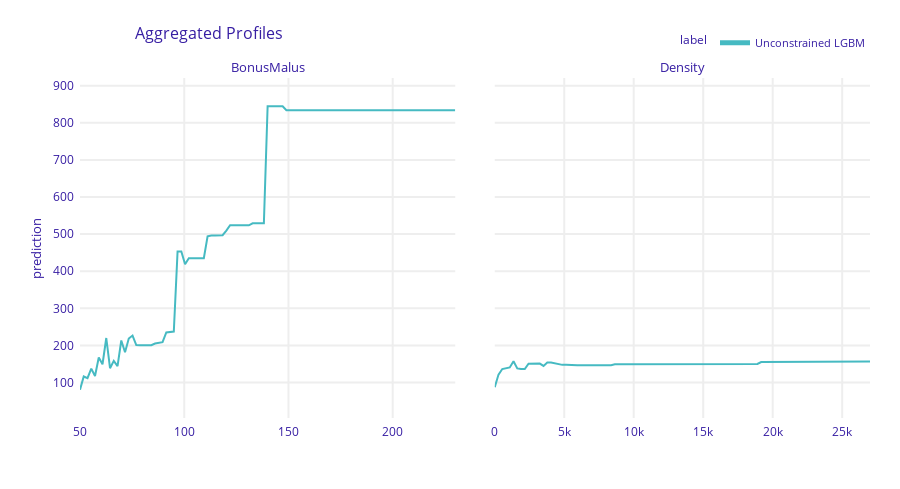

Source (notebook cell):
### Code cell
# Plots for unconstrained LGBM

pd_lgbm_unconstrained.plot()

### Figure 1 — Plotly figure (JSON) as saved in the notebook; plotly's stock layout.template omitted (floating-point values rounded to 4 significant figures; data arrays with more than 128 entries replaced by an {"elided": "..."} marker saying what was removed)
{"data": [{"customdata": {"elided": "101x3 mixed values"}, "hovertemplate": "<b>%{hovertext}</b><br><br>prediction=%{y:.3f}<br>mean_prediction=%{customdata[0]:.3f}<extra></extra>", "hovertext": ["Unconstrained LGBM", "Unconstrained LGBM", "Unconstrained LGBM", "Unconstrained LGBM", "Unconstrained LGBM", "Unconstrained LGBM", "Unconstrained LGBM", "Unconstrained LGBM", "Unconstrained LGBM", "Unconstrained LGBM", "Unconstrained LGBM", "Unconstrained LGBM", "Unconstrained LGBM", "Unconstrained LGBM", "Unconstrained LGBM", "Unconstrained LGBM", "Unconstrained LGBM", "Unconstrained LGBM", "Unconstrained LGBM", "Unconstrained LGBM", "Unconstrained LGBM", "Unconstrained LGBM", "Unconstrained LGBM", "Unconstrained LGBM", "Unconstrained LGBM", "Unconstrained LGBM", "Unconstrained LGBM", "Unconstrained LGBM", "Unconstrained LGBM", "Unconstrained LGBM", "Unconstrained LGBM", "Unconstrained LGBM", "Unconstrained LGBM", "Unconstrained LGBM", "Unconstrained LGBM", "Unconstrained LGBM", "Unconstrained LGBM", "Unconstrained LGBM", "Unconstrained LGBM", "Unconstrained LGBM", "Unconstrained LGBM", "Unconstrained LGBM", "Unconstrained LGBM", "Unconstrained LGBM", "Unconstrained LGBM", "Unconstrained LGBM", "Unconstrained LGBM", "Unconstrained LGBM", "Unconstrained LGBM", "Unconstrained LGBM", "Unconstrained LGBM", "Unconstrained LGBM", "Unconstrained LGBM", "Unconstrained LGBM", "Unconstrained LGBM", "Unconstrained LGBM", "Unconstrained LGBM", "Unconstrained LGBM", "Unconstrained LGBM", "Unconstrained LGBM", "Unconstrained LGBM", "Unconstrained LGBM", "Unconstrained LGBM", "Unconstrained LGBM", "Unconstrained LGBM", "Unconstrained LGBM", "Unconstrained LGBM", "Unconstrained LGBM", "Unconstrained LGBM", "Unconstrained LGBM", "Unconstrained LGBM", "Unconstrained LGBM", "Unconstrained LGBM", "Unconstrained LGBM", "Unconstrained LGBM", "Unconstrained LGBM", "Unconstrained LGBM", "Unconstrained LGBM", "Unconstrained LGBM", "Unconstrained LGBM", "Unconstrained LGBM", "Unconstrained LGBM", "Unconstrained LGBM", "Unconstrained LGBM", "Unconstrained LGBM", "Unconstrained LGBM", "Unconstrained LGBM", "Unconstrained LGBM", "Unconstrained LGBM", "Unconstrained LGBM", "Unconstrained LGBM", "Unconstrained LGBM", "Unconstrained LGBM", "Unconstrained LGBM", "Unconstrained LGBM", "Unconstrained LGBM", "Unconstrained LGBM", "Unconstrained LGBM", "Unconstrained LGBM", "Unconstrained LGBM", "Unconstrained LGBM"], "legendgroup": "Unconstrained LGBM", "line": {"color": "#46bac2", "dash": "solid", "width": 2}, "marker": {"symbol": "circle"}, "mode": "lines", "name": "Unconstrained LGBM", "opacity": 1, "orientation": "v", "showlegend": true, "type": "scatter", "x": [50, 51.8, 53.6, 55.4, 57.2, 59, 60.8, 62.6, 64.4, 66.2, 68, 69.8, 71.6, 73.4, 75.2, 77, 78.8, 80.6, 82.4, 84.2, 86, 87.8, 89.6, 91.4, 93.2, 95, 96.8, 98.6, 100.4, 102.2, 104, 105.8, 107.6, 109.4, 111.2, 113, 114.8, 116.6, 118.4, 120.2, 122, 123.8, 125.6, 127.4, 129.2, 131, 132.8, 134.6, 136.4, 138.2, 140, 141.8, 143.6, 145.4, 147.2, 149, 150.8, 152.6, 154.4, 156.2, 158, 159.8, 161.6, 163.4, 165.2, 167, 168.8, 170.6, 172.4, 174.2, 176, 177.8, 179.6, 181.4, 183.2, 185, 186.8, 188.6, 190.4, 192.2, 194, 195.8, 197.6, 199.4, 201.2, 203, 204.8, 206.6, 208.4, 210.2, 212, 213.8, 215.6, 217.4, 219.2, 221, 222.8, 224.6, 226.4, 228.2, 230], "xaxis": "x", "y": [80.75, 116.4, 111.9, 137.4, 117.4, 167.4, 149.3, 220.0, 138.5, 158.3, 144.4, 213.2, 181.7, 218.5, 226.6, 200.9, 200.5, 200.2, 200.4, 200.6, 205.1, 206.7, 208.6, 235.0, 235.5, 237.2, 453.1, 453.2, 418.9, 434.9, 434.9, 434.9, 434.9, 434.9, 494.3, 496.5, 496.5, 496.5, 497.0, 509.5, 523.8, 523.8, 523.8, 523.8, 523.8, 523.8, 529.0, 529.0, 529.0, 529.0, 844.4, 844.4, 844.4, 844.4, 844.4, 833.7, 833.7, 833.7, 833.7, 833.7, 833.7, 833.7, 833.7, 833.7, 833.7, 833.7, 833.7, 833.7, 833.7, 833.7, 833.7, 833.7, 833.7, 833.7, 833.7, 833.7, 833.7, 833.7, 833.7, 833.7, 833.7, 833.7, 833.7, 833.7, 833.7, 833.7, 833.7, 833.7, 833.7, 833.7, 833.7, 833.7, 833.7, 833.7, 833.7, 833.7, 833.7, 833.7, 833.7, 833.7, 833.7], "yaxis": "y"}, {"customdata": {"elided": "101x3 mixed values"}, "hovertemplate": "<b>%{hovertext}</b><br><br>prediction=%{y:.3f}<br>mean_prediction=%{customdata[0]:.3f}<extra></extra>", "hovertext": ["Unconstrained LGBM", "Unconstrained LGBM", "Unconstrained LGBM", "Unconstrained LGBM", "Unconstrained LGBM", "Unconstrained LGBM", "Unconstrained LGBM", "Unconstrained LGBM", "Unconstrained LGBM", "Unconstrained LGBM", "Unconstrained LGBM", "Unconstrained LGBM", "Unconstrained LGBM", "Unconstrained LGBM", "Unconstrained LGBM", "Unconstrained LGBM", "Unconstrained LGBM", "Unconstrained LGBM", "Unconstrained LGBM", "Unconstrained LGBM", "Unconstrained LGBM", "Unconstrained LGBM", "Unconstrained LGBM", "Unconstrained LGBM", "Unconstrained LGBM", "Unconstrained LGBM", "Unconstrained LGBM", "Unconstrained LGBM", "Unconstrained LGBM", "Unconstrained LGBM", "Unconstrained LGBM", "Unconstrained LGBM", "Unconstrained LGBM", "Unconstrained LGBM", "Unconstrained LGBM", "Unconstrained LGBM", "Unconstrained LGBM", "Unconstrained LGBM", "Unconstrained LGBM", "Unconstrained LGBM", "Unconstrained LGBM", "Unconstrained LGBM", "Unconstrained LGBM", "Unconstrained LGBM", "Unconstrained LGBM", "Unconstrained LGBM", "Unconstrained LGBM", "Unconstrained LGBM", "Unconstrained LGBM", "Unconstrained LGBM", "Unconstrained LGBM", "Unconstrained LGBM", "Unconstrained LGBM", "Unconstrained LGBM", "Unconstrained LGBM", "Unconstrained LGBM", "Unconstrained LGBM", "Unconstrained LGBM", "Unconstrained LGBM", "Unconstrained LGBM", "Unconstrained LGBM", "Unconstrained LGBM", "Unconstrained LGBM", "Unconstrained LGBM", "Unconstrained LGBM", "Unconstrained LGBM", "Unconstrained LGBM", "Unconstrained LGBM", "Unconstrained LGBM", "Unconstrained LGBM", "Unconstrained LGBM", "Unconstrained LGBM", "Unconstrained LGBM", "Unconstrained LGBM", "Unconstrained LGBM", "Unconstrained LGBM", "Unconstrained LGBM", "Unconstrained LGBM", "Unconstrained LGBM", "Unconstrained LGBM", "Unconstrained LGBM", "Unconstrained LGBM", "Unconstrained LGBM", "Unconstrained LGBM", "Unconstrained LGBM", "Unconstrained LGBM", "Unconstrained LGBM", "Unconstrained LGBM", "Unconstrained LGBM", "Unconstrained LGBM", "Unconstrained LGBM", "Unconstrained LGBM", "Unconstrained LGBM", "Unconstrained LGBM", "Unconstrained LGBM", "Unconstrained LGBM", "Unconstrained LGBM", "Unconstrained LGBM", "Unconstrained LGBM", "Unconstrained LGBM", "Unconstrained LGBM"], "legendgroup": "Unconstrained LGBM", "line": {"color": "#46bac2", "dash": "solid", "width": 2}, "marker": {"symbol": "circle"}, "mode": "lines", "name": "Unconstrained LGBM", "opacity": 1, "orientation": "v", "showlegend": false, "type": "scatter", "x": [1, 271.0, 541.0, 811.0, 1081.0, 1351.0, 1621.0, 1891.0, 2161.0, 2431.0, 2701.0, 2971.0, 3241.0, 3511.0, 3781.0, 4051.0, 4321.0, 4591.0, 4861.0, 5131.0, 5401.0, 5671.0, 5941.0, 6211.0, 6481.0, 6751.0, 7021.0, 7291.0, 7561.0, 7831.0, 8101.0, 8371.0, 8641.0, 8911.0, 9181.0, 9451.0, 9721.0, 9991.0, 10260.0, 10530.0, 10800.0, 11070.0, 11340.0, 11610.0, 11880.0, 12150.0, 12420.0, 12690.0, 12960.0, 13230.0, 13500.0, 13770.0, 14040.0, 14310.0, 14580.0, 14850.0, 15120.0, 15390.0, 15660.0, 15930.0, 16200.0, 16470.0, 16740.0, 17010.0, 17280.0, 17550.0, 17820.0, 18090.0, 18360.0, 18630.0, 18900.0, 19170.0, 19440.0, 19710.0, 19980.0, 20250.0, 20520.0, 20790.0, 21060.0, 21330.0, 21600.0, 21870.0, 22140.0, 22410.0, 22680.0, 22950.0, 23220.0, 23490.0, 23760.0, 24030.0, 24300.0, 24570.0, 24840.0, 25110.0, 25380.0, 25650.0, 25920.0, 26190.0, 26460.0, 26730.0, 27000], "xaxis": "x2", "y": [87.1, 121.4, 136.3, 139.5, 140.7, 157.2, 138.1, 136.2, 136.3, 150.5, 151.3, 152.0, 151.0, 144.7, 153.8, 153.8, 151.5, 148.5, 147.6, 147.6, 146.6, 146.3, 146.3, 146.3, 146.5, 146.5, 146.5, 146.5, 146.5, 146.5, 146.5, 146.7, 149.0, 149.0, 149.0, 149.1, 149.1, 149.1, 149.1, 149.1, 148.8, 148.8, 148.8, 148.8, 148.8, 148.8, 148.8, 148.8, 148.8, 148.8, 148.8, 148.8, 148.8, 148.8, 148.8, 148.8, 148.8, 148.8, 148.8, 150.1, 150.1, 150.1, 150.1, 150.1, 150.1, 150.1, 150.1, 150.1, 150.1, 150.1, 150.1, 155.3, 155.3, 155.3, 155.3, 155.3, 155.3, 155.3, 155.3, 155.3, 155.3, 155.3, 155.3, 155.3, 155.3, 155.3, 155.3, 155.3, 155.3, 155.3, 155.3, 155.3, 155.3, 155.3, 156.4, 156.4, 156.4, 156.4, 156.4, 156.4, 156.4], "yaxis": "y2"}], "layout": {"annotations": [{"font": {"size": 13}, "showarrow": false, "text": "BonusMalus", "x": 0.2375, "xanchor": "center", "xref": "paper", "y": 1, "yanchor": "bottom", "yref": "paper"}, {"font": {"size": 13}, "showarrow": false, "text": "Density", "x": 0.7625, "xanchor": "center", "xref": "paper", "y": 1, "yanchor": "bottom", "yref": "paper"}, {"font": {"size": 13}, "showarrow": false, "text": "prediction", "textangle": -90, "x": -0.07, "xref": "paper", "y": 0.5, "yref": "paper"}], "font": {"color": "#371ea3"}, "height": 489, "hovermode": "x unified", "legend": {"font": {"size": 11}, "itemsizing": "constant", "orientation": "h", "title": {"font": {"size": 12}, "text": "label"}, "tracegroupgap": 0, "x": 1, "xanchor": "right", "y": 1.061, "yanchor": "bottom"}, "margin": {"b": 71, "r": 30, "t": 78}, "title": {"font": {"size": 16}, "text": "Aggregated Profiles", "x": 0.15}, "xaxis": {"anchor": "y", "automargin": true, "domain": [0, 0.475], "fixedrange": true, "gridwidth": 2, "showticklabels": true, "tickcolor": "white", "ticklen": 3, "ticks": "outside", "title": {"text": ""}, "type": "linear", "zeroline": false}, "xaxis2": {"anchor": "y2", "automargin": true, "domain": [0.525, 1], "fixedrange": true, "gridwidth": 2, "showticklabels": true, "tickcolor": "white", "ticklen": 3, "ticks": "outside", "title": {"text": ""}, "type": "linear", "zeroline": false}, "yaxis": {"anchor": "x", "automargin": true, "domain": [0, 1], "fixedrange": true, "gridwidth": 2, "range": [4.382, 920.8], "tickcolor": "white", "ticklen": 3, "ticks": "outside", "title": {"text": ""}, "type": "linear", "zeroline": false}, "yaxis2": {"anchor": "x2", "automargin": true, "domain": [0, 1], "fixedrange": true, "gridwidth": 2, "matches": "y", "showticklabels": false, "tickcolor": "white", "ticklen": 3, "ticks": "outside", "title": {"text": ""}, "type": "linear", "zeroline": false}}}
